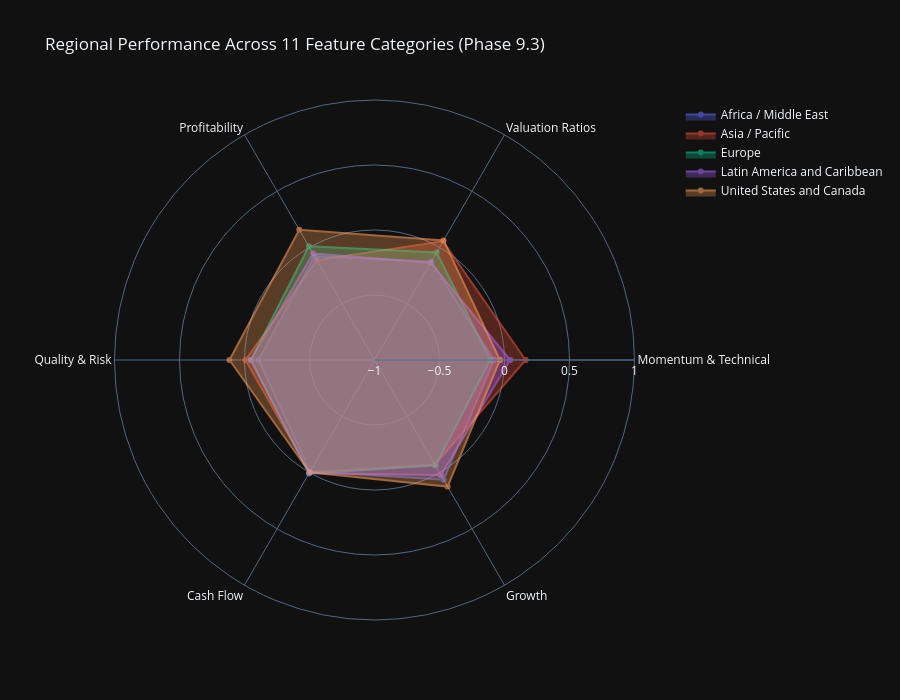

Notebook code cell kept with this figure:
### Code cell
# Visualization 2: Regional Performance Radar Charts
print("\n📊 Regional Performance Radar Charts:")

# Compute category scores by region
category_region_scores = {}

for category_name, category_metrics in category_mapping.items():
    available_in_category = [m for m in category_metrics if m in all_stocks_preprocessed.columns]

    if len(available_in_category) == 0:
        continue

    # Compute z-scores for available metrics and average by region
    category_data = all_stocks_preprocessed[available_in_category + ['region']].copy()

    # Convert to numeric and compute z-scores
    for col in available_in_category:
        category_data[col] = pd.to_numeric(category_data[col], errors='coerce')

    # Compute z-scores (handle NaNs)
    z_scored_data = category_data[available_in_category].apply(lambda x: zscore(x, nan_policy='omit'))
    category_data['category_score'] = z_scored_data.mean(axis=1)

    # Aggregate by region
    region_scores = category_data.groupby('region')['category_score'].mean()
    category_region_scores[category_name] = region_scores

if category_region_scores:
    # Create radar chart for each region
    radar_df = pd.DataFrame(category_region_scores)

    # Create subplot radar charts
    from plotly.subplots import make_subplots
    import plotly.graph_objects as go

    regions = radar_df.index.tolist()
    categories = radar_df.columns.tolist()

    # Create single figure with all regions
    fig_radar = go.Figure()

    for region in regions:
        values = radar_df.loc[region].tolist()
        values.append(values[0])  # Close the radar chart

        fig_radar.add_trace(go.Scatterpolar(
                r=values,
                theta=categories + [categories[0]],
                fill='toself',
                name=region,
                opacity=0.6
                ))

    fig_radar.update_layout(
            polar=dict(
                    radialaxis=dict(
                            visible=True,
                            range=[-1, 1]
                            )
                    ),
            showlegend=True,
            title="Regional Performance Across 11 Feature Categories (Phase 9.3)",
            height=700
            )

    fig_radar.show()
    output_path = eda_output_dir / "phase93_regional_radar_charts.html"
    fig_radar.write_html(output_path)

    print(f"\n✓ Regional radar charts complete")
    print(f"  Regions visualized: {len(regions)}")
    print(f"  Categories analyzed: {len(categories)}")
    print(f"  Output: {output_path}")

    # Display top category per region
    print(f"\n  🌍 Strongest Category by Region:")
    for region in regions[:5]:
        top_category = radar_df.loc[region].idxmax()
        top_score = radar_df.loc[region].max()
        print(f"    {region}: {top_category} (z-score: {top_score:.2f})")
else:
    print("  ⚠️ No regional category data available")

### Figure 1 — Plotly figure (JSON) as saved in the notebook; plotly's stock layout.template omitted (floating-point values rounded to 4 significant figures)
{"data": [{"fill": "toself", "name": "Africa / Middle East", "opacity": 0.6, "r": [-0.0816, -0.1265, -0.07968, -0.1074, -0.01199, 0.06337, -0.0816], "theta": ["Momentum & Technical", "Valuation Ratios", "Profitability", "Quality & Risk", "Cash Flow", "Growth", "Momentum & Technical"], "type": "scatterpolar"}, {"fill": "toself", "name": "Asia / Pacific", "opacity": 0.6, "r": [0.1619, 0.05415, -0.1137, -0.008196, -0.002341, -0.07129, 0.1619], "theta": ["Momentum & Technical", "Valuation Ratios", "Profitability", "Quality & Risk", "Cash Flow", "Growth", "Momentum & Technical"], "type": "scatterpolar"}, {"fill": "toself", "name": "Europe", "opacity": 0.6, "r": [-0.1099, -0.04432, 0.00942, -0.05026, 0.007886, -0.06286, -0.1099], "theta": ["Momentum & Technical", "Valuation Ratios", "Profitability", "Quality & Risk", "Cash Flow", "Growth", "Momentum & Technical"], "type": "scatterpolar"}, {"fill": "toself", "name": "Latin America and Caribbean", "opacity": 0.6, "r": [0.04289, -0.1356, -0.05457, -0.04842, 0.00582, 0.02064, 0.04289], "theta": ["Momentum & Technical", "Valuation Ratios", "Profitability", "Quality & Risk", "Cash Flow", "Growth", "Momentum & Technical"], "type": "scatterpolar"}, {"fill": "toself", "name": "United States and Canada", "opacity": 0.6, "r": [-0.0359, 0.06204, 0.1574, 0.1152, -0.002997, 0.1242, -0.0359], "theta": ["Momentum & Technical", "Valuation Ratios", "Profitability", "Quality & Risk", "Cash Flow", "Growth", "Momentum & Technical"], "type": "scatterpolar"}], "layout": {"polar": {"radialaxis": {"visible": true, "range": [-1, 1]}}, "showlegend": true, "title": {"text": "Regional Performance Across 11 Feature Categories (Phase 9.3)"}, "height": 700}}
